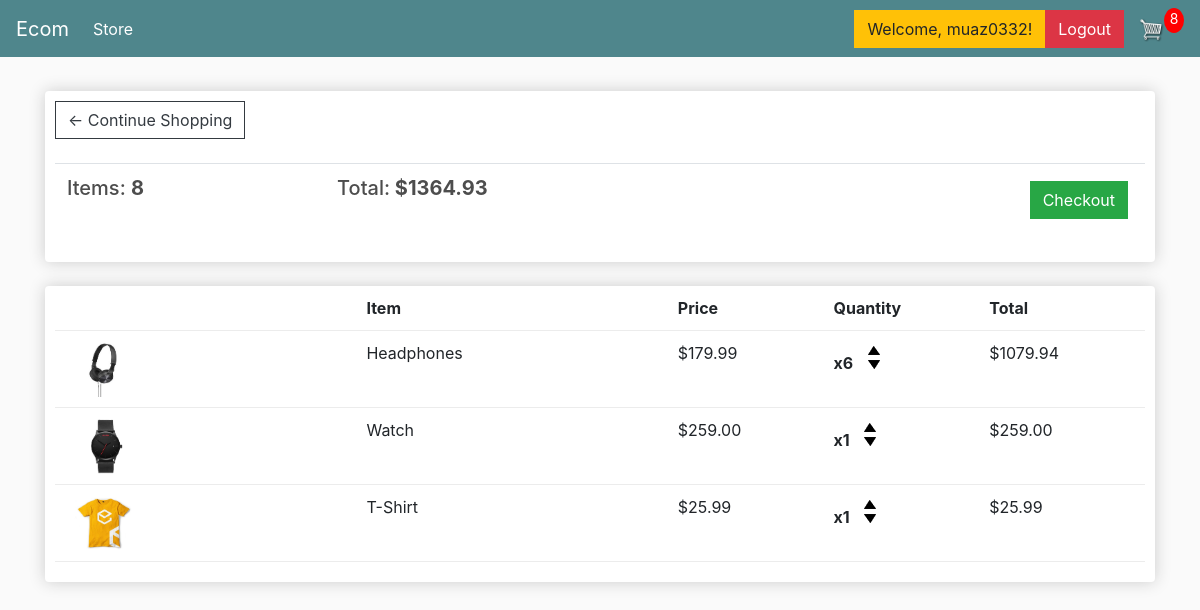
The page /cart/ (signed in) on the database its author committed.
### store/models.py (models this page shows, shortened)
class Order(models.Model):
	customer = models.ForeignKey(Customer, on_delete=models.SET_NULL, null=True, blank=True)
	date_ordered = models.DateTimeField(auto_now_add=True)
	complete = models.BooleanField(default=False)
	transaction_id = models.CharField(max_length=100, null=True)
	@property
	def get_cart_total(self):
		orderitems = self.orderitem_set.all()
		total = sum([item.get_total for item in orderitems])
		return total
	@property
	def get_cart_items(self):
		orderitems = self.orderitem_set.all()
		total = sum([item.quantity for item in orderitems])
		return total

class OrderItem(models.Model):
	product = models.ForeignKey(Product, on_delete=models.SET_NULL, null=True)
	order = models.ForeignKey(Order, on_delete=models.SET_NULL, null=True)
	quantity = models.IntegerField(default=0, null=True, blank=True)
	date_added = models.DateTimeField(auto_now_add=True)
	@property
	def get_total(self):
		total = self.product.price * self.quantity
		return total

class Product(models.Model):
    name = models.CharField(max_length=200)
    price = models.FloatField()
    digital = models.BooleanField(default=False, null=True, blank=True)
    image = models.ImageField(null=True, blank=True)
    @property
    def imageURL(self):
        try:
            url = self.image.url
        except:
            url = ''
        return url

### store/views.py (the view)
# urls.py: path('cart/', views.cart, name="cart"),
def cart(request):
	if request.user.is_authenticated:
		customer = request.user.customer
		order, created = Order.objects.get_or_create(customer=customer, complete=False)
		items = order.orderitem_set.all()
		cartItems = order.get_cart_items
	else:
		items = []
		order = {'get_cart_total':0, 'get_cart_items':0}
		cartItems = order['get_cart_items']
	context = {'items':items, 'order':order, 'cartItems':cartItems}
	return render(request, 'store/cart.html', context)

### store/templates/store/cart.html
{% extends 'store/base.html' %}
{% load static %}
{% block content %}
	<div class="row">
		<div class="col-lg-12">
			<div class="box-element">
				<a  class="btn btn-outline-dark" href="{% url 'store' %}">&#x2190; Continue Shopping</a>
				<br>
				<br>
				<table class="table">
					<tr>
						<th><h5>Items: <strong>{{order.get_cart_items}}</strong></h5></th>
						<th><h5>Total:<strong> ${{order.get_cart_total|floatformat:2}}</strong></h5></th>
						<th>
							<a  style="float:right; margin:5px;" class="btn btn-success" href="{% url 'checkout' %}">Checkout</a>
						</th>
					</tr>
				</table>
			</div>
			<br>
			<div class="box-element">
				<div class="cart-row">
					<div style="flex:2"></div>
					<div style="flex:2"><strong>Item</strong></div>
					<div style="flex:1"><strong>Price</strong></div>
					<div style="flex:1"><strong>Quantity</strong></div>
					<div style="flex:1"><strong>Total</strong></div>
				</div>
				{% for item in items %}
				<div class="cart-row">
					<div style="flex:2"><img class="row-image" src="{{item.product.imageURL}}"></div>
					<div style="flex:2"><p>{{item.product.name}}</p></div>
					<div style="flex:1"><p>${{item.product.price|floatformat:2}}</p></div>
					<div style="flex:1">
						<p class="quantity">x{{item.quantity}}</p>
						<div class="quantity">
							<img data-product="{{item.product.id}}" data-action="add" class="chg-quantity update-cart" src="{% static  'images/arrow-up.png' %}">
							<img data-product="{{item.product.id}}" data-action="remove" class="chg-quantity update-cart" src="{% static  'images/arrow-down.png' %}">
						</div>
					</div>
					<div style="flex:1"><p>${{item.get_total|floatformat:2}}</p></div>
				</div>
                {% endfor %}
			</div>
		</div>
	</div>
{% endblock content %}

### store/templates/store/base.html (shortened to what this page needs)
<!DOCTYPE html>
{% load static %}
<html>
<head>
	<link rel="stylesheet" href="https://stackpath.bootstrapcdn.com/bootstrap/4.4.1/css/bootstrap.min.css">
	<link rel="stylesheet" type="text/css" href="{% static 'css/base.css' %}">
</head>
<body>
	<nav class="navbar navbar-expand-lg navbar-dark bg-dark">
	  <a class="navbar-brand" href="{% url 'store' %}">Ecom</a>
	  <div class="collapse navbar-collapse" id="navbarSupportedContent">
	    <ul class="navbar-nav mr-auto">
	      <li class="nav-item active">
	        <a class="nav-link" href="{% url 'store' %}">Store <span class="sr-only">(current)</span></a>
	      </li>
	    </ul>
	    <div class="form-inline my-2 my-lg-0">
			 {% if user.is_authenticated %}
				<a href="{% url 'store' %}" class="btn btn-warning">Welcome, {{ user.username }}!</a>
				<a href="{% url 'logout' %}" class="btn btn-danger">Logout</a>
			{% else %}
				<a href="{% url 'login' %}" class="btn btn-warning">Login</a>
				<a href="{% url 'register' %}" class="btn btn-secondary">Register</a>
			{% endif %}
	     	<a href="{% url 'cart' %}">
	    		<img  id="cart-icon" src="{% static 'images/cart.png' %}">
	    	</a>
	    	<p id="cart-total">{{cartItems}}</p>
	    </div>
	  </div>
	</nav>
     <div class="container">
            <br>
            {% block content %}
            {% endblock content %}
         </div>
</body>
</html>

### static/css/base.css (style rules this page uses)
body { background-color: hsl(0, 0%, 98%); }
h1,h2,h3,h4,h5,h6 { color:hsl(0, 0%, 30%); }
.box-element { box-shadow:hsl(0, 0%, 80%) 0 0 16px; background-color: #fff; border-radius: 4px; padding: 10px; }
.bg-dark { background-color: #4f868c!important; }
#cart-icon { width:25px; display: inline-block; margin-left: 15px; }
#cart-total { display: block; text-align: center; color:#fff; background-color: red; width: 20px; height: 25px; border-radius: 50%; font-size: 14px; }
.col-lg-4, .col-lg-6, .col-lg-8, .col-lg-12 { margin-top: 10px; }
.btn { border-radius: 0; }
.row-image { width: 100px; }
.cart-row { display: flex; align-items: flex-stretch; padding-bottom: 10px; margin-bottom: 10px; border-bottom: 1px solid #ececec; }
.quantity { display: inline-block; font-weight: 700; padding-right:10px; }
.chg-quantity { width: 12px; cursor: pointer; display: block; margin-top: 5px; transition:.1s; }

### rows shown on the page
Order: get_cart_items "8", get_cart_total "1364.93"
OrderItem: product.imageURL (picture), product.name "Headphones", product.price "179.99", quantity "6", get_total "1079.94"
OrderItem: product.imageURL (picture), product.name "Watch", product.price "259.00", quantity "1", get_total "259.00"
OrderItem: product.imageURL (picture), product.name "T-Shirt", product.price "25.99", quantity "1", get_total "25.99"

### other values the page prints
{{ user.username }} "muaz0332"
{{ cartItems }} "8"
